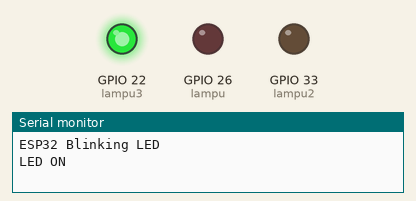
Bench run of a program on a simulated ESP32. Parts: output pins drawn as LEDs (lit = HIGH), the last lines printed to the serial monitor.

Above: at 1.0 s.
At 2.5 s:
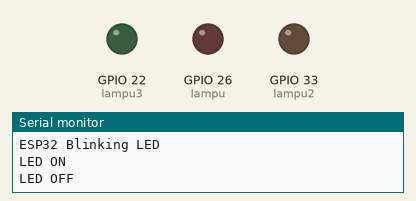
At 3.2 s:
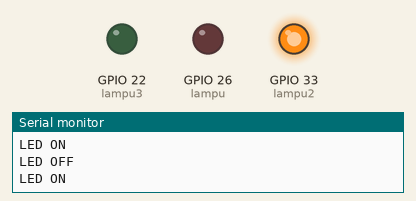
At 5.0 s:
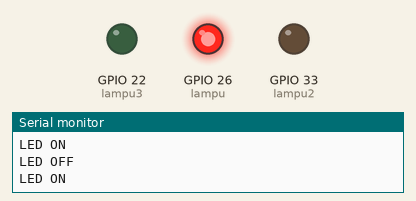
Timing chart, 0 to 9.1 s (numbered marks = the images above):
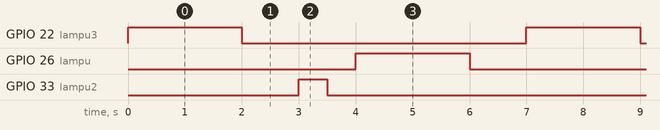

Measured:
- by itself, GPIO 22 (lampu3), GPIO 26 (lampu): alternates HIGH for 2.0 s and LOW for 5.0 s
- by itself, GPIO 33 (lampu2): alternates HIGH for 0.50 s and LOW for 6.5 s
- by itself, everything shown: repeats every 7.0 s, in 6 steps

The program:

main.cpp
```cpp
#include <Arduino.h> // Wajib untuk PlatformIO + ESP32

// Deklarasi pin LED
int lampu = 26;
int lampu2 = 33;
int lampu3 = 22;

void setup()
{
    Serial.begin(115200); // Inisialisasi komunikasi Serial
    Serial.println("ESP32 Blinking LED");

    // Atur pin sebagai OUTPUT
    pinMode(lampu, OUTPUT);
    pinMode(lampu2, OUTPUT);
    pinMode(lampu3, OUTPUT);
}

void loop()
{
    digitalWrite(lampu3, HIGH);
    Serial.println("LED ON");

    delay(2000); // Tunggu 1 detik

    digitalWrite(lampu3, LOW);
    Serial.println("LED OFF");

    delay(1000); // Tunggu 1 detik sebelum mengulang

    digitalWrite(lampu2, HIGH);
    Serial.println("LED ON");

    delay(500); // Tunggu 1 detik

    digitalWrite(lampu2, LOW);
    Serial.println("LED OFF");

    delay(500); // Tunggu 1 detik sebelum mengulang

    digitalWrite(lampu, HIGH);
    Serial.println("LED ON");

    delay(2000); // Tunggu 1 detik

    digitalWrite(lampu, LOW);
    Serial.println("LED OFF");

    delay(1000); // Tunggu 1 detik sebelum mengulang
}
```
